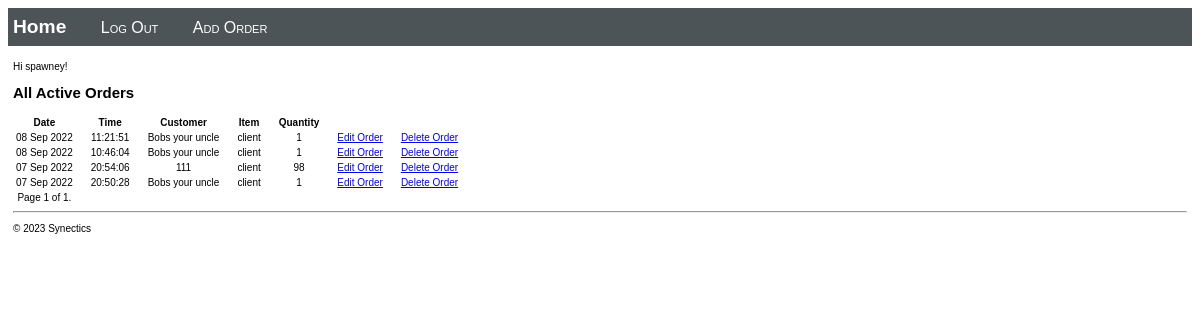
Page / (signed in) on the earlier database version.
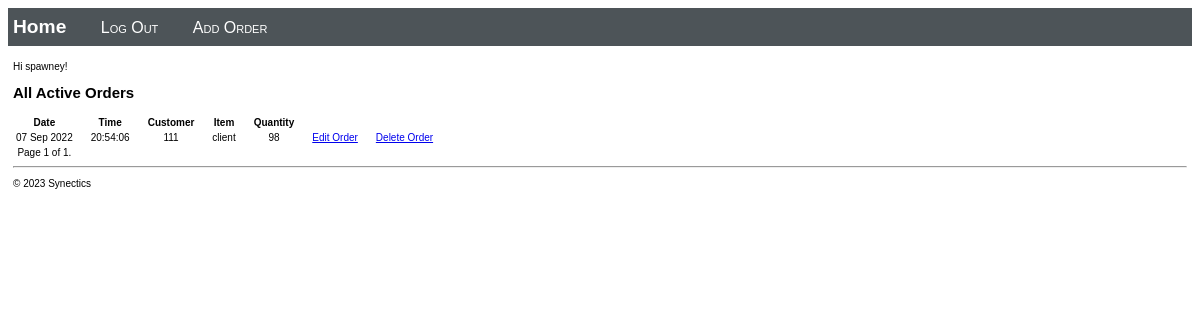
Same page on the later database version.
### customerdatabase/models.py (models this page shows, shortened)
class CustomerOrderEntry(models.Model):
    customerName = models.CharField("Customer Name", max_length=200)
    entryDate = models.DateTimeField("date added")
    customerOrder = models.ForeignKey(CustomerOrderDetails, on_delete=models.CASCADE)

class CustomerOrderDetails(models.Model):
    orderItem = models.CharField("Item", max_length=6, choices=ORDER_CHOICES, default='client')
    quantity = models.PositiveIntegerField("Quantity")

### customerdatabase/views.py (the view)
class HomeListView(ListView):
    model = CustomerOrderEntry
    paginate_by = 10
    def get_context_data(self, **kwargs):
        context = super(HomeListView, self).get_context_data(**kwargs)
        return context

### customerdatabase/templates/customerdatabase/home.html (shortened to what this page needs)
{% extends "customerdatabase/layout.html" %}
{% block content %}
{% if user.is_authenticated %}
    {% if user.is_staff %}
    <p>Hi {{ user.username }}!</p>
        <h2>All Active Orders</h2>
        {% if message_list %}
            <table class="message_list">
                <thead>
                <tr>
                    <th>Date</th>
                    <th>Time</th>
                    <th>Customer</th>
                    <th>Item</th>
                    <th>Quantity</th>
                </tr>
                </thead>
                <tbody>
                {% for message in message_list %}
                    <tr>
                        <td>{{ message.entryDate | date:'d M Y' }}</td>
                        <td>{{ message.entryDate | time:'H:i:s' }}</td>
                        <td>
                            {{ message.customerName }}
                        </td>
                        <td>{{ message.customerOrder.orderItem }}</td>
                        <td>{{ message.customerOrder.quantity }}</td>
                        <td><a href="{% url 'update' message.id %}" class="save btn btn-default">Edit Order</a></td>
                        {% if user.is_superuser%}
                        <td><a href="{% url 'delete' message.id %}" class="save btn btn-default">Delete Order</a></td>
                        {% endif %}
                    </tr>
                {% endfor %}
                <tr class="pagination">
                    <td class="">
                        <span>Page {{ page_obj.number }} of {{ page_obj.paginator.num_pages }}.</span>
                    </td>
                    </tr>
                </tbody>
            </table>
        {% else %}
            <p>No orders have been logged. Use the <a href="{% url 'order' %}">Order form</a>.</p>
        {% endif %}
    {% else %}
    <p>You are not staff. Please Log In as staff to continue.</p>
    {% endif %}
{% else %}
<p>You are not logged in. Please Log In to continue.</p>
<a class="nav-link" href="{% url 'login' %}"> Log In </a>
{% endif %}
{% endblock %}

### customerdatabase/templates/customerdatabase/layout.html (shortened to what this page needs)
<!DOCTYPE html>
<html>
<head>
    {% load static %}
    <link rel="stylesheet" type="text/css" href="{% static 'customerdatabase/site.css' %}"/>
</head>
<body>
<div class="navbar">
    <a href="{% url 'home' %}" class="navbar-brand">Home</a>
    {% if user.is_authenticated %}
    <a href="{% url 'logout' %}" class="navbar-item"> Log Out </a>
        {% if user.is_staff %}
        <a href="{% url 'order' %}" class="navbar-item">Add Order</a>
        {% endif %}
    {% else %}
    <a href="{% url 'login' %}" class="navbar-item"> Log In </a>
    {% endif %}
</div>
<div class="body-content">
    {% block content %}
    {% endblock %}
    <hr/>
    <footer>
        <p>© 2023 Synectics</p>
    </footer>
</div>
</body>
</html>

### customer_database_project/static/customerdatabase/site.css (style rules this page uses)
.navbar { background-color: rgb(77, 84, 88); font-size: 1em; font-family: 'Trebuchet MS', 'Lucida Sans Unicode', 'Lucida Grande', 'Lucida Sans', Arial, sans-serif; color: rgb(255, 255, 255); padding: 8px 5px 8px 5px; }
.navbar a { text-decoration: none; color: inherit; }
.navbar-brand { font-size: 1.2em; font-weight: 600; }
.navbar-item { font-variant: small-caps; margin-left: 30px; }
.body-content { padding: 5px; font-family: Verdana, sans-serif; font-size: 10px; }
.message_list th,td { text-align: center; padding-right: 15px; }

Differences in the rows shown:
removed CustomerOrderEntry: entryDate "08 Sep 2022", entryDate "11:21:51", customerName "Bobs your uncle", customerOrder.orderItem "client", customerOrder.quantity "1"
removed CustomerOrderEntry: entryDate "08 Sep 2022", entryDate "10:46:04", customerName "Bobs your uncle", customerOrder.orderItem "client", customerOrder.quantity "1"
removed CustomerOrderEntry: entryDate "07 Sep 2022", entryDate "20:50:28", customerName "Bobs your uncle", customerOrder.orderItem "client", customerOrder.quantity "1"
